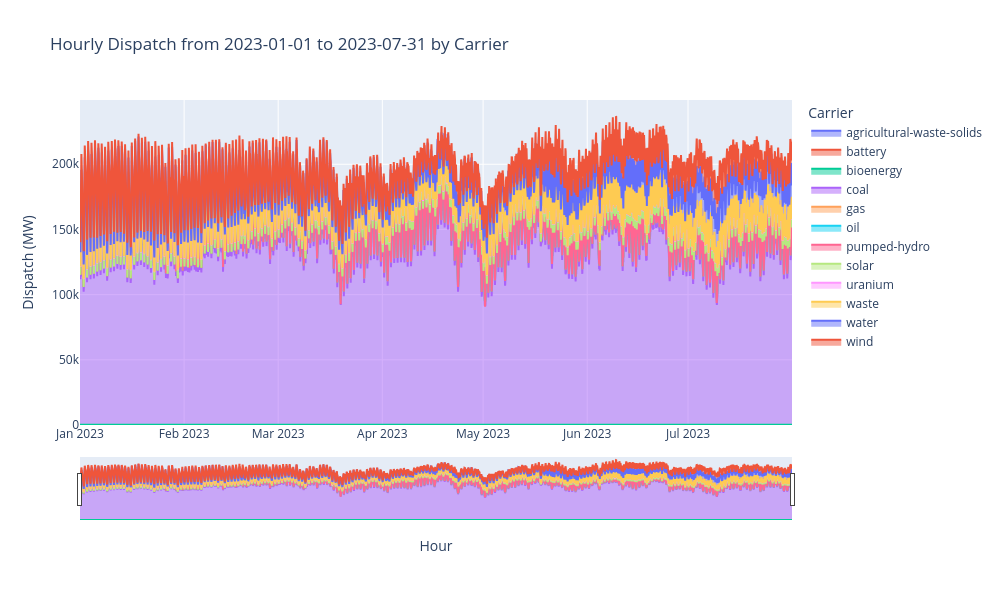

The notebook cell this image was saved under:
### Code cell
# hourly dispatch plotting function
plot_hourly_dispatch('2023-01-01', 
                     '2023-07-31')

### Figure 1 — Plotly figure (JSON) as saved in the notebook; plotly's stock layout.template omitted (floating-point values rounded to 4 significant figures; data arrays with more than 128 entries replaced by an {"elided": "..."} marker saying what was removed)
{"data": [{"fillpattern": {"shape": ""}, "hovertemplate": "carrier=agricultural-waste-solids<br>snapshot=%{x}<br>value=%{y}<extra></extra>", "legendgroup": "agricultural-waste-solids", "line": {"color": "#636efa"}, "marker": {"symbol": "circle"}, "mode": "lines", "name": "agricultural-waste-solids", "orientation": "v", "showlegend": true, "stackgroup": "1", "type": "scatter", "x": {"elided": "5088 str values"}, "xaxis": "x", "y": {"elided": "5088 float values"}, "yaxis": "y"}, {"fillpattern": {"shape": ""}, "hovertemplate": "carrier=battery<br>snapshot=%{x}<br>value=%{y}<extra></extra>", "legendgroup": "battery", "line": {"color": "#EF553B"}, "marker": {"symbol": "circle"}, "mode": "lines", "name": "battery", "orientation": "v", "showlegend": true, "stackgroup": "1", "type": "scatter", "x": {"elided": "5088 str values"}, "xaxis": "x", "y": {"elided": "5088 float values"}, "yaxis": "y"}, {"fillpattern": {"shape": ""}, "hovertemplate": "carrier=bioenergy<br>snapshot=%{x}<br>value=%{y}<extra></extra>", "legendgroup": "bioenergy", "line": {"color": "#00cc96"}, "marker": {"symbol": "circle"}, "mode": "lines", "name": "bioenergy", "orientation": "v", "showlegend": true, "stackgroup": "1", "type": "scatter", "x": {"elided": "5088 str values"}, "xaxis": "x", "y": {"elided": "5088 float values"}, "yaxis": "y"}, {"fillpattern": {"shape": ""}, "hovertemplate": "carrier=coal<br>snapshot=%{x}<br>value=%{y}<extra></extra>", "legendgroup": "coal", "line": {"color": "#ab63fa"}, "marker": {"symbol": "circle"}, "mode": "lines", "name": "coal", "orientation": "v", "showlegend": true, "stackgroup": "1", "type": "scatter", "x": {"elided": "5088 str values"}, "xaxis": "x", "y": {"elided": "5088 float values"}, "yaxis": "y"}, {"fillpattern": {"shape": ""}, "hovertemplate": "carrier=gas<br>snapshot=%{x}<br>value=%{y}<extra></extra>", "legendgroup": "gas", "line": {"color": "#FFA15A"}, "marker": {"symbol": "circle"}, "mode": "lines", "name": "gas", "orientation": "v", "showlegend": true, "stackgroup": "1", "type": "scatter", "x": {"elided": "5088 str values"}, "xaxis": "x", "y": {"elided": "5088 float values"}, "yaxis": "y"}, {"fillpattern": {"shape": ""}, "hovertemplate": "carrier=oil<br>snapshot=%{x}<br>value=%{y}<extra></extra>", "legendgroup": "oil", "line": {"color": "#19d3f3"}, "marker": {"symbol": "circle"}, "mode": "lines", "name": "oil", "orientation": "v", "showlegend": true, "stackgroup": "1", "type": "scatter", "x": {"elided": "5088 str values"}, "xaxis": "x", "y": {"elided": "5088 float values"}, "yaxis": "y"}, {"fillpattern": {"shape": ""}, "hovertemplate": "carrier=pumped-hydro<br>snapshot=%{x}<br>value=%{y}<extra></extra>", "legendgroup": "pumped-hydro", "line": {"color": "#FF6692"}, "marker": {"symbol": "circle"}, "mode": "lines", "name": "pumped-hydro", "orientation": "v", "showlegend": true, "stackgroup": "1", "type": "scatter", "x": {"elided": "5088 str values"}, "xaxis": "x", "y": {"elided": "5088 float values"}, "yaxis": "y"}, {"fillpattern": {"shape": ""}, "hovertemplate": "carrier=solar<br>snapshot=%{x}<br>value=%{y}<extra></extra>", "legendgroup": "solar", "line": {"color": "#B6E880"}, "marker": {"symbol": "circle"}, "mode": "lines", "name": "solar", "orientation": "v", "showlegend": true, "stackgroup": "1", "type": "scatter", "x": {"elided": "5088 str values"}, "xaxis": "x", "y": {"elided": "5088 float values"}, "yaxis": "y"}, {"fillpattern": {"shape": ""}, "hovertemplate": "carrier=uranium<br>snapshot=%{x}<br>value=%{y}<extra></extra>", "legendgroup": "uranium", "line": {"color": "#FF97FF"}, "marker": {"symbol": "circle"}, "mode": "lines", "name": "uranium", "orientation": "v", "showlegend": true, "stackgroup": "1", "type": "scatter", "x": {"elided": "5088 str values"}, "xaxis": "x", "y": {"elided": "5088 float values"}, "yaxis": "y"}, {"fillpattern": {"shape": ""}, "hovertemplate": "carrier=waste<br>snapshot=%{x}<br>value=%{y}<extra></extra>", "legendgroup": "waste", "line": {"color": "#FECB52"}, "marker": {"symbol": "circle"}, "mode": "lines", "name": "waste", "orientation": "v", "showlegend": true, "stackgroup": "1", "type": "scatter", "x": {"elided": "5088 str values"}, "xaxis": "x", "y": {"elided": "5088 float values"}, "yaxis": "y"}, {"fillpattern": {"shape": ""}, "hovertemplate": "carrier=water<br>snapshot=%{x}<br>value=%{y}<extra></extra>", "legendgroup": "water", "line": {"color": "#636efa"}, "marker": {"symbol": "circle"}, "mode": "lines", "name": "water", "orientation": "v", "showlegend": true, "stackgroup": "1", "type": "scatter", "x": {"elided": "5088 str values"}, "xaxis": "x", "y": {"elided": "5088 float values"}, "yaxis": "y"}, {"fillpattern": {"shape": ""}, "hovertemplate": "carrier=wind<br>snapshot=%{x}<br>value=%{y}<extra></extra>", "legendgroup": "wind", "line": {"color": "#EF553B"}, "marker": {"symbol": "circle"}, "mode": "lines", "name": "wind", "orientation": "v", "showlegend": true, "stackgroup": "1", "type": "scatter", "x": {"elided": "5088 str values"}, "xaxis": "x", "y": {"elided": "5088 float values"}, "yaxis": "y"}], "layout": {"height": 600, "legend": {"title": {"text": "Carrier"}, "tracegroupgap": 0}, "title": {"text": "Hourly Dispatch from 2023-01-01 to 2023-07-31 by Carrier"}, "width": 1000, "xaxis": {"anchor": "y", "domain": [0, 1], "rangeslider": {"visible": true}, "title": {"text": "Hour"}, "type": "date"}, "yaxis": {"anchor": "x", "domain": [0, 1], "title": {"text": "Dispatch (MW)"}}}}
